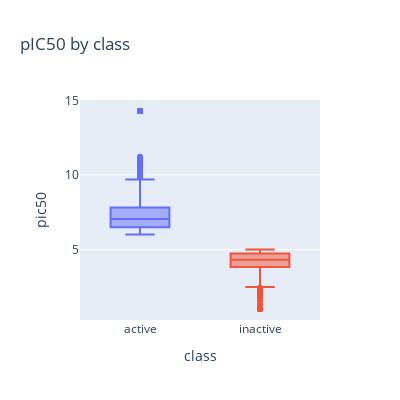

Notebook cell for this chart:
### Code cell
fig = px.box(dfc[dfc['class']!='intermediate'], x="class", y="pic50", color="class", title="pIC50 by class", height=400, width=400)
fig.update_layout(showlegend=False)
fig.show()

### Figure 1 — Plotly figure (JSON) as saved in the notebook; plotly's stock layout.template omitted (floating-point values rounded to 4 significant figures; data arrays with more than 128 entries replaced by an {"elided": "..."} marker saying what was removed)
{"data": [{"alignmentgroup": "True", "hovertemplate": "class=%{x}<br>pic50=%{y}<extra></extra>", "legendgroup": "active", "marker": {"color": "#636efa"}, "name": "active", "notched": false, "offsetgroup": "active", "orientation": "v", "showlegend": true, "type": "box", "x": {"elided": "2215 str values"}, "x0": " ", "xaxis": "x", "y": {"elided": "2215 float values"}, "y0": " ", "yaxis": "y"}, {"alignmentgroup": "True", "hovertemplate": "class=%{x}<br>pic50=%{y}<extra></extra>", "legendgroup": "inactive", "marker": {"color": "#EF553B"}, "name": "inactive", "notched": false, "offsetgroup": "inactive", "orientation": "v", "showlegend": true, "type": "box", "x": {"elided": "1594 str values"}, "x0": " ", "xaxis": "x", "y": {"elided": "1594 float values"}, "y0": " ", "yaxis": "y"}], "layout": {"boxmode": "overlay", "height": 400, "legend": {"title": {"text": "class"}, "tracegroupgap": 0}, "showlegend": false, "title": {"text": "pIC50 by class"}, "width": 400, "xaxis": {"anchor": "y", "categoryarray": ["active", "inactive"], "categoryorder": "array", "domain": [0, 1], "title": {"text": "class"}}, "yaxis": {"anchor": "x", "domain": [0, 1], "title": {"text": "pic50"}}}}
